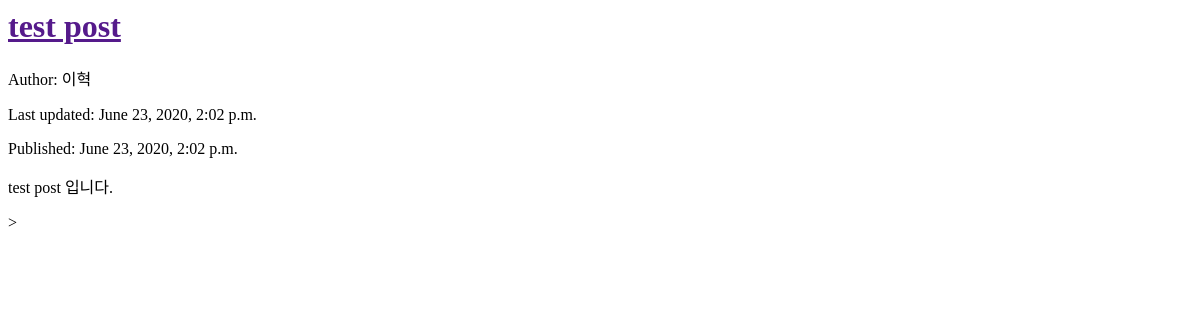
Before: /blog/ with the older database file.
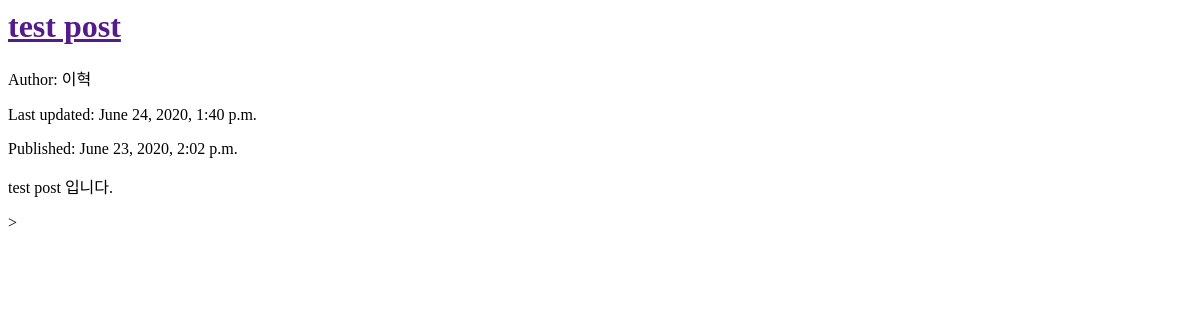
After: the same page with the newer database file.
### blog/models.py (models this page shows, shortened)
class Post(models.Model):
    author = models.ForeignKey(settings.AUTH_USER_MODEL, on_delete=models.CASCADE)
    title = models.CharField(max_length=200)
    text = models.TextField()
    created = models.DateTimeField(auto_now_add=True)
    updated = models.DateTimeField(auto_now=True)

### blog/views.py (the view)
# urls.py: path('', views.home, name = 'blog home'),
def home(request):
    posts = Post.objects.filter(updated__lte=timezone.now()).order_by('updated')
    return render(
        request,
        'blog/home.html',
        {
            'posts':posts
        }
    )

### blog/templates/blog/home.html (shortened to what this page needs)
<html>
    <head>
        <body>
            {% for post in posts %}
                <div>
                    <h1><a href="">{{post.title}}</a></h1>
                    <p> Author: {{post.author}}</p>
                    <p> Last updated: {{post.updated}}</p>
                    <p> Published: {{post.created}}</p>
                    <p>{{post.text|linebreaksbr|truncatewords:30}}</p>
                </div>
            {% endfor %}
        </body>
    </head>>
</html>

Changed rows visible on the page:
changed Post "test post": updated "June 23, 2020, 2:02 p.m." → "June 24, 2020, 1:40 p.m."
